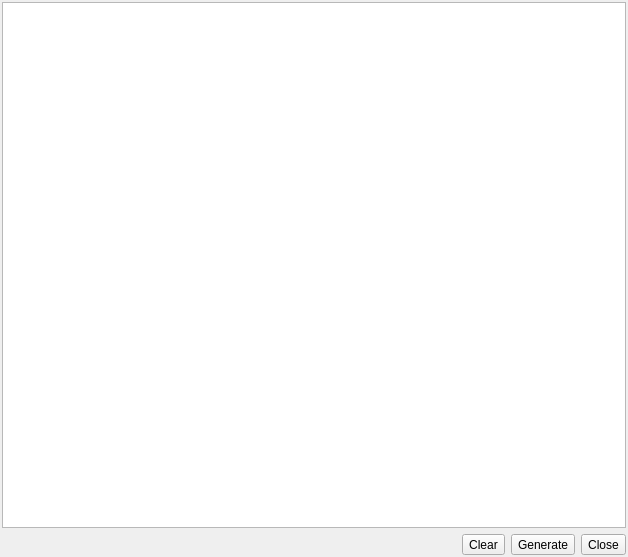
<?xml version="1.0" encoding="UTF-8"?>
<ui version="4.0">
 <class>CodeGeneratorWidget</class>
 <widget class="QDialog" name="CodeGeneratorWidget">
  <property name="geometry">
   <rect>
    <x>0</x>
    <y>0</y>
    <width>628</width>
    <height>557</height>
   </rect>
  </property>
  <property name="windowTitle">
   <string>CodeGenerator</string>
  </property>
  <property name="modal">
   <bool>true</bool>
  </property>
  <layout class="QGridLayout" name="gridLayout">
   <property name="leftMargin">
    <number>2</number>
   </property>
   <property name="topMargin">
    <number>2</number>
   </property>
   <property name="rightMargin">
    <number>2</number>
   </property>
   <property name="bottomMargin">
    <number>2</number>
   </property>
   <property name="spacing">
    <number>6</number>
   </property>
   <item row="1" column="0">
    <spacer name="horizontalSpacer">
     <property name="orientation">
      <enum>Qt::Horizontal</enum>
     </property>
     <property name="sizeHint" stdset="0">
      <size>
       <width>262</width>
       <height>20</height>
      </size>
     </property>
    </spacer>
   </item>
   <item row="1" column="1">
    <layout class="QHBoxLayout" name="horizontalLayout">
     <item>
      <widget class="QToolButton" name="clear_btn">
       <property name="minimumSize">
        <size>
         <width>30</width>
         <height>0</height>
        </size>
       </property>
       <property name="text">
        <string>Clear</string>
       </property>
       <property name="icon">
        <iconset resource="../../../libpgmodeler_ui/res/resources.qrc">
         <normaloff>:/icones/icones/limpartexto.png</normaloff>:/icones/icones/limpartexto.png</iconset>
       </property>
       <property name="toolButtonStyle">
        <enum>Qt::ToolButtonTextBesideIcon</enum>
       </property>
      </widget>
     </item>
     <item>
      <widget class="QToolButton" name="generate_btn">
       <property name="minimumSize">
        <size>
         <width>30</width>
         <height>0</height>
        </size>
       </property>
       <property name="text">
        <string>Generate</string>
       </property>
       <property name="icon">
        <iconset resource="../../../libpgmodeler_ui/res/resources.qrc">
         <normaloff>:/icones/icones/novoobjeto.png</normaloff>:/icones/icones/novoobjeto.png</iconset>
       </property>
       <property name="iconSize">
        <size>
         <width>16</width>
         <height>16</height>
        </size>
       </property>
       <property name="toolButtonStyle">
        <enum>Qt::ToolButtonTextBesideIcon</enum>
       </property>
      </widget>
     </item>
     <item>
      <widget class="QToolButton" name="close_btn">
       <property name="minimumSize">
        <size>
         <width>30</width>
         <height>0</height>
        </size>
       </property>
       <property name="text">
        <string>Close</string>
       </property>
       <property name="icon">
        <iconset resource="../../../libpgmodeler_ui/res/resources.qrc">
         <normaloff>:/icones/icones/fechar1.png</normaloff>:/icones/icones/fechar1.png</iconset>
       </property>
       <property name="iconSize">
        <size>
         <width>16</width>
         <height>16</height>
        </size>
       </property>
       <property name="toolButtonStyle">
        <enum>Qt::ToolButtonTextBesideIcon</enum>
       </property>
      </widget>
     </item>
    </layout>
   </item>
   <item row="0" column="0" colspan="2">
    <widget class="QPlainTextEdit" name="code_txt">
     <property name="font">
      <font>
       <family>DejaVu Sans Mono</family>
      </font>
     </property>
    </widget>
   </item>
  </layout>
 </widget>
 <resources>
  <include location="../../../libpgmodeler_ui/res/resources.qrc"/>
 </resources>
 <connections/>
</ui>
